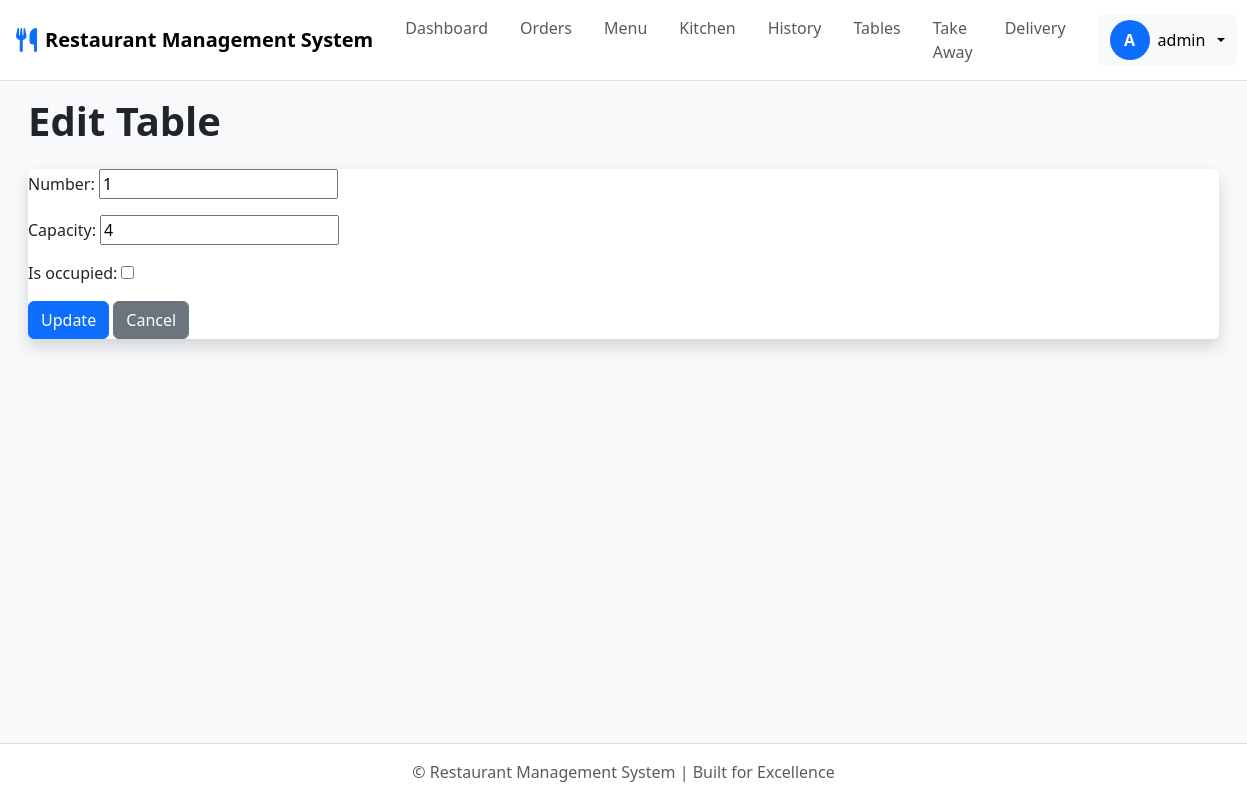
Page /table/1/update/ (signed in) on the committed database.
### accounts/models.py (models this page shows)
class User(AbstractUser):
    email = models.EmailField(unique=True)
    role = models.CharField(max_length=50)
    is_active = models.BooleanField(default=True)
    created_at = models.DateTimeField(auto_now_add=True)

### restaurant/models.py (models this page shows, shortened)
class Table(models.Model):
    number = models.PositiveIntegerField(unique=True)
    capacity = models.PositiveIntegerField(default=4)  # Provide a default value
    is_occupied = models.BooleanField(default=False)

### restaurant/views.py (the view)
# urls.py: path('table/<int:pk>/update/', views.TableUpdateView.as_view(), name='table_update'),
class TableUpdateView(ModuleAccessMixin, UpdateView):
    module_required = 'tables'
    model = Table
    form_class = TableForm
    template_name = 'restaurant/table_form.html'
    success_url = reverse_lazy('restaurant:table_list')

### restaurant/forms.py
class TableForm(forms.ModelForm):
    class Meta:
        model = Table
        fields = ['number', 'capacity', 'is_occupied']

### accounts/mixins.py (called while the page is built, shortened)
    def dispatch(self, request, *args, **kwargs):
        if not request.user.is_authenticated:
            return redirect('login')
        if request.user.is_superuser:
            return super().dispatch(request, *args, **kwargs)

### accounts/models.py (called while the page is built)
    def has_module_access(self, module_name):
        return self.permissions.filter(module=module_name, is_allowed=True).exists()

    def has_all_permissions(self):
        total_modules = StaffPermission.MODULE_CHOICES.__len__()
        allowed_count = self.permissions.filter(is_allowed=True).count()
        return allowed_count == total_modules

### restaurant/context_processors.py (called while the page is built)
def add_valid_table_id(request):
    valid_table_id = Table.objects.first().id if Table.objects.exists() else None
    return {'valid_table_id': valid_table_id}

### restaurant/templates/restaurant/table_form.html (shortened to what this page needs)
{% extends 'restaurant/base.html' %}
{% block content %}
<div class="container-fluid mt-10">
    <h1 class="text-4xl fw-bold mb-4">{{ form.instance.pk|yesno:"Edit Table,Add Table" }}</h1>
    <div class="bg-white p-6 rounded shadow">
        <form method="post" enctype="multipart/form-data">
            {{ form.as_p }}
            <div class="mt-3">
                <button type="submit" class="btn btn-primary">{{ form.instance.pk|yesno:"Update,Add" }}</button>
                <a href="{% url 'restaurant:table_list' %}" class="btn btn-secondary">Cancel</a>
            </div>
        </form>
    </div>
</div>
{% endblock %}

### restaurant/templates/restaurant/base.html (shortened to what this page needs)
{% load static %}
<!DOCTYPE html>
<html lang="en">
<head>
    <link href="https://cdn.jsdelivr.net/npm/bootstrap@5.3.0/dist/css/bootstrap.min.css" rel="stylesheet">
    <link href="https://cdnjs.cloudflare.com/ajax/libs/font-awesome/6.4.0/css/all.min.css" rel="stylesheet">
</head>
<body class="d-flex flex-column min-vh-100 bg-light">
    <nav class="navbar navbar-expand-lg navbar-light bg-white sticky-top border-bottom">
        <div class="container-fluid px-3">
            <a href="{% url 'restaurant:order_list' %}" class="navbar-brand d-flex align-items-center gap-2">
                <i class="fas fa-utensils text-primary" style="font-size: 1.5rem;"></i>
                <span class="fw-bold d-none d-sm-inline">Restaurant Management System</span>
            </a>
            <div class="collapse navbar-collapse" id="navbarNav">
                <div class="navbar-nav ms-auto">
                    {% if user.is_superuser or user_perms.has_dashboard %}
                    <a href="{% url 'home:dashboard' %}" class="nav-link px-3 py-2">Dashboard</a>
                    {% endif %}
                    {% if user.is_superuser or user_perms.has_orders %}
                    <a href="{% url 'restaurant:order_list' %}" class="nav-link px-3 py-2">Orders</a>
                    {% endif %}
                    {% if user.is_superuser or user_perms.has_menu %}
                    <a href="{% url 'restaurant:menuitem_list' %}" class="nav-link px-3 py-2">Menu</a>
                    {% endif %}
                    {% if user.is_superuser or user_perms.has_kitchen %}
                    <a href="{% url 'restaurant:kitchen' %}" class="nav-link px-3 py-2">Kitchen</a>
                    {% endif %}
                    {% if user.is_superuser or user_perms.has_history %}
                    <a href="{% url 'restaurant:transaction_history' %}" class="nav-link px-3 py-2">History</a>
                    {% endif %}
                    {% if user.is_superuser or user_perms.has_tables %}
                    <a href="{% url 'restaurant:table_list' %}" class="nav-link px-3 py-2">Tables</a>
                    {% endif %}
                    {% if user.is_superuser or user_perms.has_takeaway %}
                    <a href="{% url 'restaurant:place_order_takeaway' %}" class="nav-link px-3 py-2">Take Away</a>
                    {% endif %}
                    {% if user.is_superuser or user_perms.has_delivery %}
                    <a href="{% url 'restaurant:place_order_delivery' %}" class="nav-link px-3 py-2">Delivery</a>
                    {% endif %}
                </div>
                <div class="dropdown ms-lg-3">
                    <button id="profileBtn" class="btn btn-light border-0 d-flex align-items-center gap-2 dropdown-toggle" type="button" data-bs-toggle="dropdown">
                        <div class="rounded-circle bg-primary text-white d-flex align-items-center justify-content-center fw-bold" style="width: 40px; height: 40px;">
                            {{ user.username|upper|first }}
                        </div>
                        <span class="d-none d-lg-inline">{{ user.username }}</span>
                    </button>
                </div>
            </div>
        </div>
    </nav>
    <main class="flex-grow-1 py-3">
        <div class="container-fluid px-3">
            {% block content %}{% endblock %}
        </div>
    </main>
    <footer class="bg-white shadow-sm mt-auto border-top">
        <div class="container-fluid px-3 py-3">
            <p class="text-center text-muted mb-0">&copy; {{ current_year }} Restaurant Management System | Built for Excellence</p>
        </div>
    </footer>
</body>
</html>

### rows in the picture
User: username|first "A", username "admin"
Table: instance.pk "Edit Table", number "1", capacity "4", instance.pk "Update"
